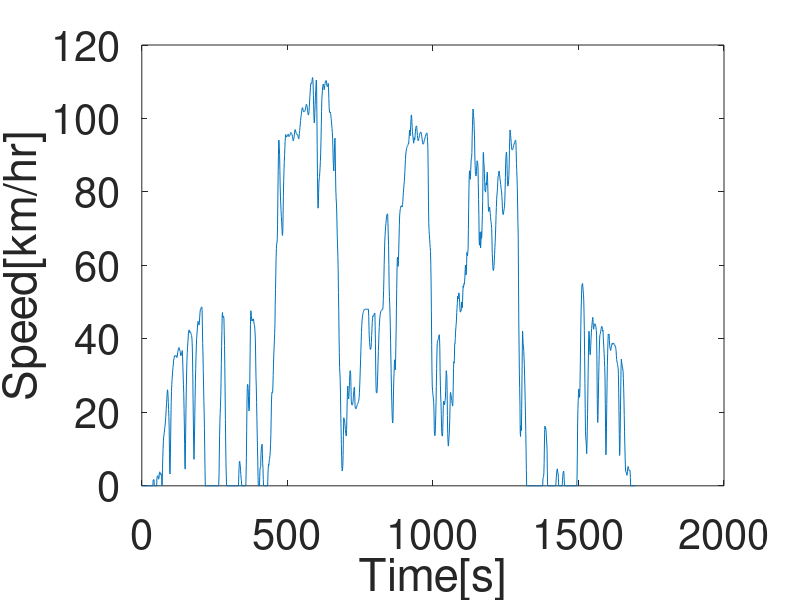
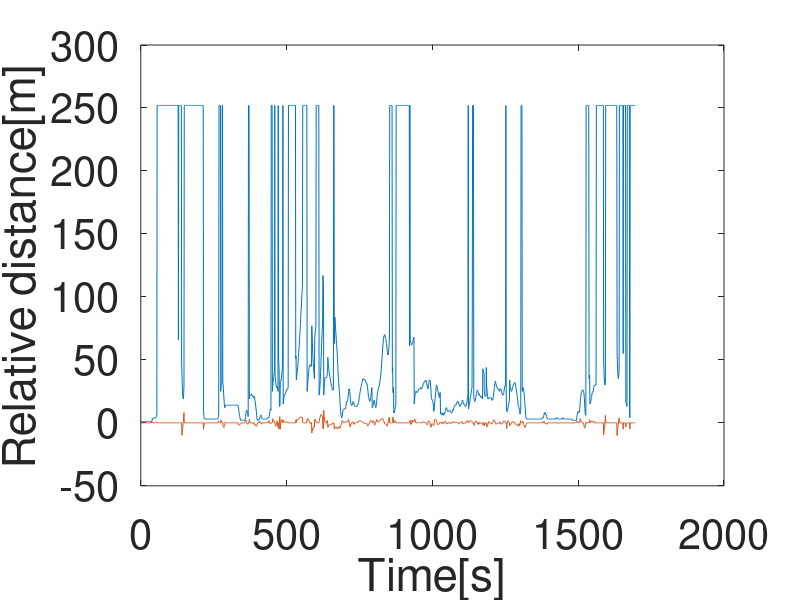
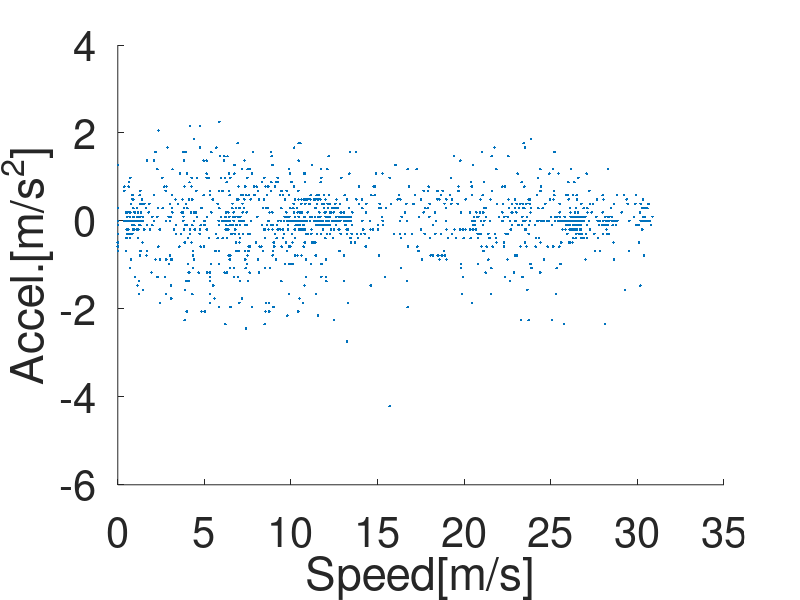
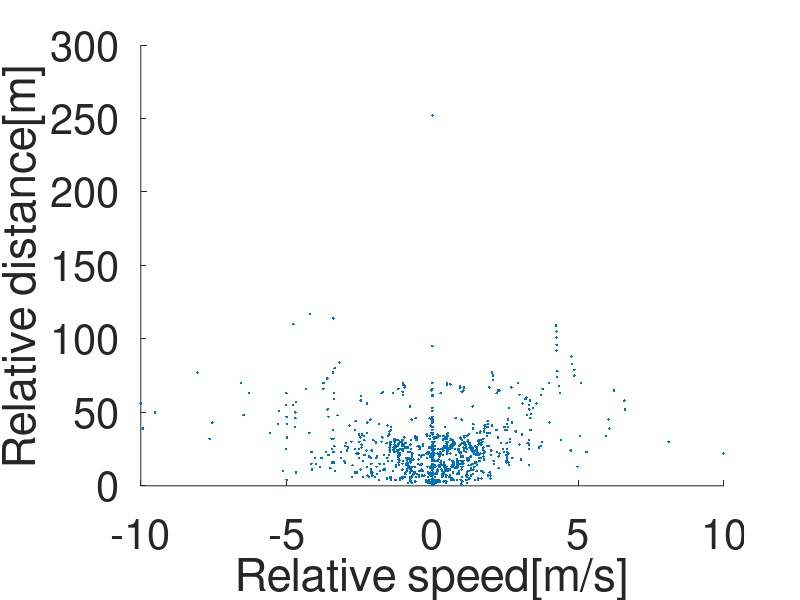

Write the MATLAB code that produced these figures, in order. (Note: this script raises an error after producing the figures.)
clear all
clc

load("2020-07-08-15-15-54_2T3MWRFVXLW056972_CAN_Messages.mat")

%%
figure()
plot(Time-Time(1),speed)
xlabel('Time[s]','FontSize',30)
ylabel('Speed[km/hr]','FontSize',30)
set(gca,'FontSize',30)

figure()
plot(Time-Time(1),lead_distance)
xlabel('Time[s]','FontSize',30)
hold on
plot(Time-Time(1),relative_vel)
ylabel('Relative distance[m]','FontSize',30)
set(gca,'FontSize',30)

figure()
scatter(speed/3.6,accelx,'.')
xlabel('Speed[m/s]','FontSize',30)
ylabel('Accel.[m/s^2]','FontSize',30)
set(gca,'FontSize',30)

figure()
scatter(relative_vel,lead_distance,'.')
xlabel('Relative speed[m/s]','FontSize',30)
ylabel('Relative distance[m]','FontSize',30)
set(gca,'FontSize',30)

figure()
scatter3(relative_vel,lead_distance,accelx,'.')
xlabel('Relative speed[m/s]','FontSize',30)
ylabel('Relative distance[m]','FontSize',30)
zlabel('Accel.[m/s^2]','FontSize',30)
set(gca,'FontSize',30)

%% filter available data
valid_accel = accelx;
valid_relative_dist = lead_distance;
valid_relative_spd = relative_vel;
valid_relative_spd(lead_distance>120) = nan;
valid_speed = speed/3.6;

valid_relative_dist(valid_relative_dist>150) = nan;

time_aligned = Time-Time(1);

%% compute relative acceleration
rel_accel = valid_relative_spd(2:end) - valid_relative_spd(1:end-1);

figure()
plot(Time(1:end-1),rel_accel)

figure()
plot(Time,valid_speed)
hold on
plot(Time,valid_speed+valid_relative_spd)


%% FS parameters

w = [4.5,5.25,6.0];


%% Histogram of the time headway

gap_offset = w(1)
edges = 0:0.1:2.5;

% [~,highway_s_I] = min(abs(time_aligned-450));
% [~,highway_e_I] = min(abs(time_aligned-1301));

bar_d_k = valid_relative_dist-gap_offset;
highway_headway = bar_d_k(bar_d_k>0 & valid_speed>0)./valid_speed(bar_d_k>0 & valid_speed>0);
figure()
% highway_headway = time_hedaway(highway_s_I:highway_e_I);
hist_handle = histogram(highway_headway,edges,'Normalization','probability')
xlabel('Time-gap[s]','FontSize',30)
ylabel('%','FontSize',30)
set(gca,'FontSize',30)
ytix = get(gca, 'YTick');
set(gca, 'YTick',ytix, 'YTickLabel',ytix*100)
set(gcf, 'Color', 'w');
set(gcf, 'Units', 'centimeters', 'OuterPosition', [1 7 35 21]);
xlim([0 2.5])
% eval(['export_fig ','headway_hist',' -pdf']);

[M,I] = max(hist_handle.Values);


like_time_gap = hist_handle.BinEdges(I)
min(highway_headway)
mean(highway_headway(~isnan(highway_headway)))
